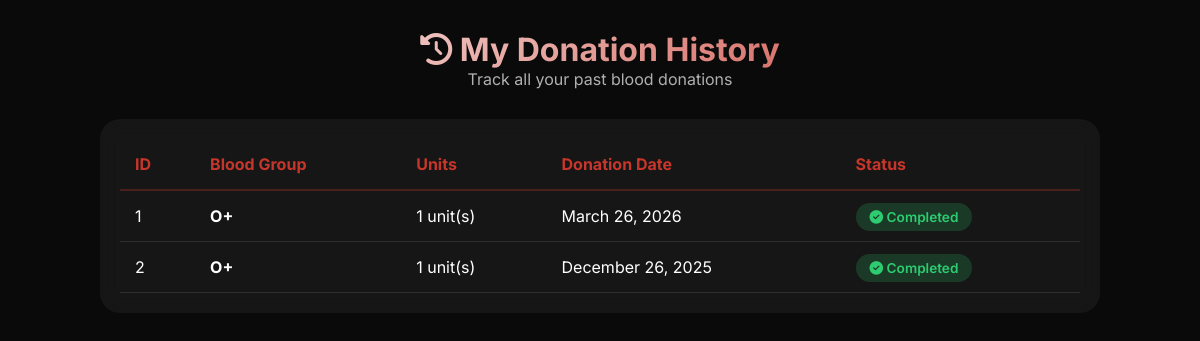
The page /dashboard/donation_history.php (signed in) on the database its author committed.
### tables this page shows
CREATE TABLE donations (
    id INT PRIMARY KEY AUTO_INCREMENT,
    donor_id INT NOT NULL,
    donor_name VARCHAR(100) NOT NULL,
    blood_group VARCHAR(5) NOT NULL,
    units INT DEFAULT 1,
    donation_date DATE NOT NULL,
    created_at TIMESTAMP DEFAULT CURRENT_TIMESTAMP,
    INDEX idx_donor_id (donor_id),
    INDEX idx_donation_date (donation_date),
    FOREIGN KEY (donor_id) REFERENCES users(id) ON DELETE CASCADE
);

### dashboard/donation_history.php (the view, shortened to what this page needs)
<?php
include("../database/connection.php");
$donor_id = $_SESSION['user_id'];
$donations = mysqli_query($conn, "SELECT * FROM donations WHERE donor_id='$donor_id' ORDER BY donation_date DESC");
?>
<!DOCTYPE html>
<html lang="en">
<head>
    <link rel="stylesheet" href="https://cdnjs.cloudflare.com/ajax/libs/font-awesome/6.5.1/css/all.min.css">
</head>
<body>
<div class="container">
    <div class="header">
        <h1><i class="fas fa-history"></i> My Donation History</h1>
        <p style="color: #b0b0b0;">Track all your past blood donations</p>
    </div>
    <div class="table-container">
        <table>
            <thead>
                <tr>
                    <th>ID</th>
                    <th>Blood Group</th>
                    <th>Units</th>
                    <th>Donation Date</th>
                    <th>Status</th>
                </tr>
            </thead>
            <tbody>
                <?php
                $count = 1;
                while ($row = mysqli_fetch_assoc($donations)):
                ?>
                <tr>
                    <td><?= $count++ ?></td>
                    <td><strong><?= $row['blood_group'] ?></strong></td>
                    <td><?= $row['units'] ?> unit(s)</td>
                    <td><?= date('F d, Y', strtotime($row['donation_date'])) ?></td>
                    <td><span class="badge"><i class="fas fa-check-circle"></i> Completed</span></td>
                </tr>
                <?php endwhile; ?>
            </tbody>
        </table>
    </div>
</div>
</body>
</html>

### dashboard/donation_history.php (style rules this page uses)
* { margin: 0; padding: 0; box-sizing: border-box; }
body { font-family: 'Inter', sans-serif; background: #0a0a0a; color: #ffffff; padding: 30px; }
.container { max-width: 1000px; margin: 0 auto; }
.header { text-align: center; margin-bottom: 30px; }
.header h1 { font-size: 2rem; background: linear-gradient(135deg, #fff, #c7362b); -webkit-background-clip: text; background-clip: text; color: transparent; }
.table-container { background: rgba(255, 255, 255, 0.05); backdrop-filter: blur(10px); border-radius: 20px; overflow-x: auto; padding: 20px; }
table { width: 100%; border-collapse: collapse; }
th { text-align: left; padding: 15px; color: #c7362b; border-bottom: 2px solid rgba(199, 54, 43, 0.3); }
td { padding: 15px; border-bottom: 1px solid rgba(255, 255, 255, 0.1); }
.badge { padding: 6px 14px; border-radius: 20px; font-size: 0.85rem; font-weight: 600; background: rgba(46, 204, 113, 0.2); color: #2ecc71; }

### rows shown on the page
donations: blood_group "O+", units "1", donation_date "March 26, 2026"
donations: blood_group "O+", units "1", donation_date "December 26, 2025"
